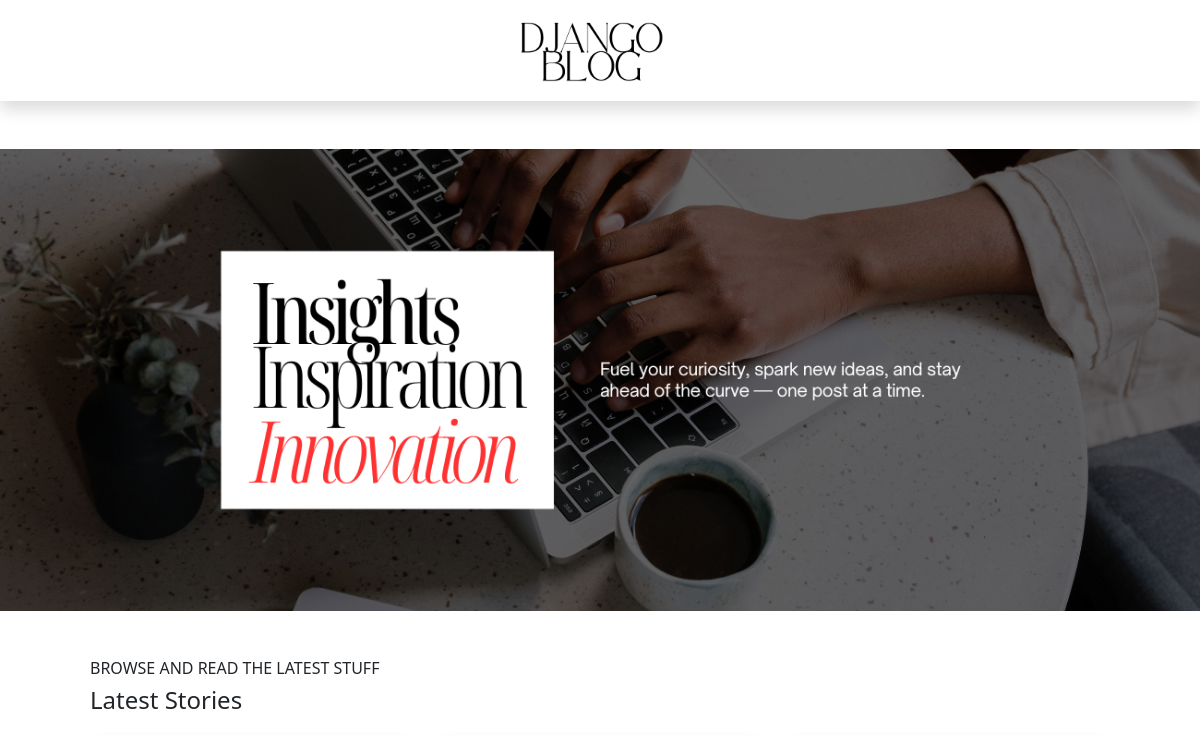
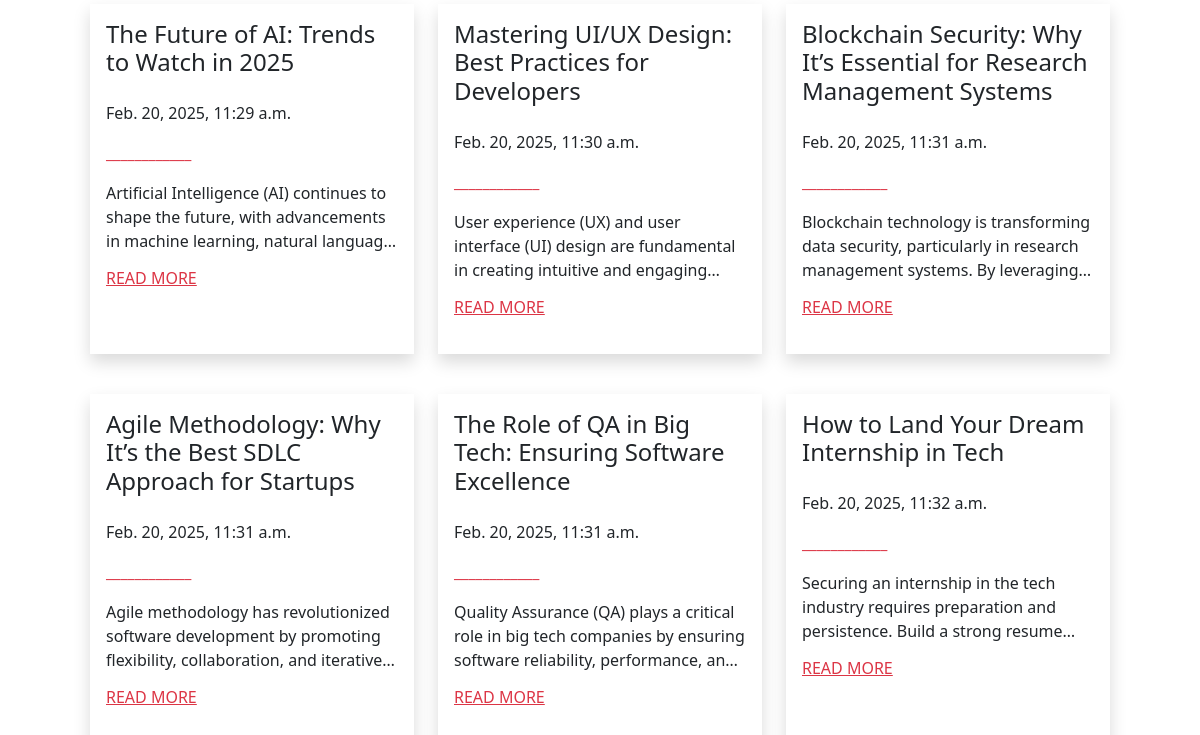
Page /new/ on the earlier database version (2 pictures, top to bottom).
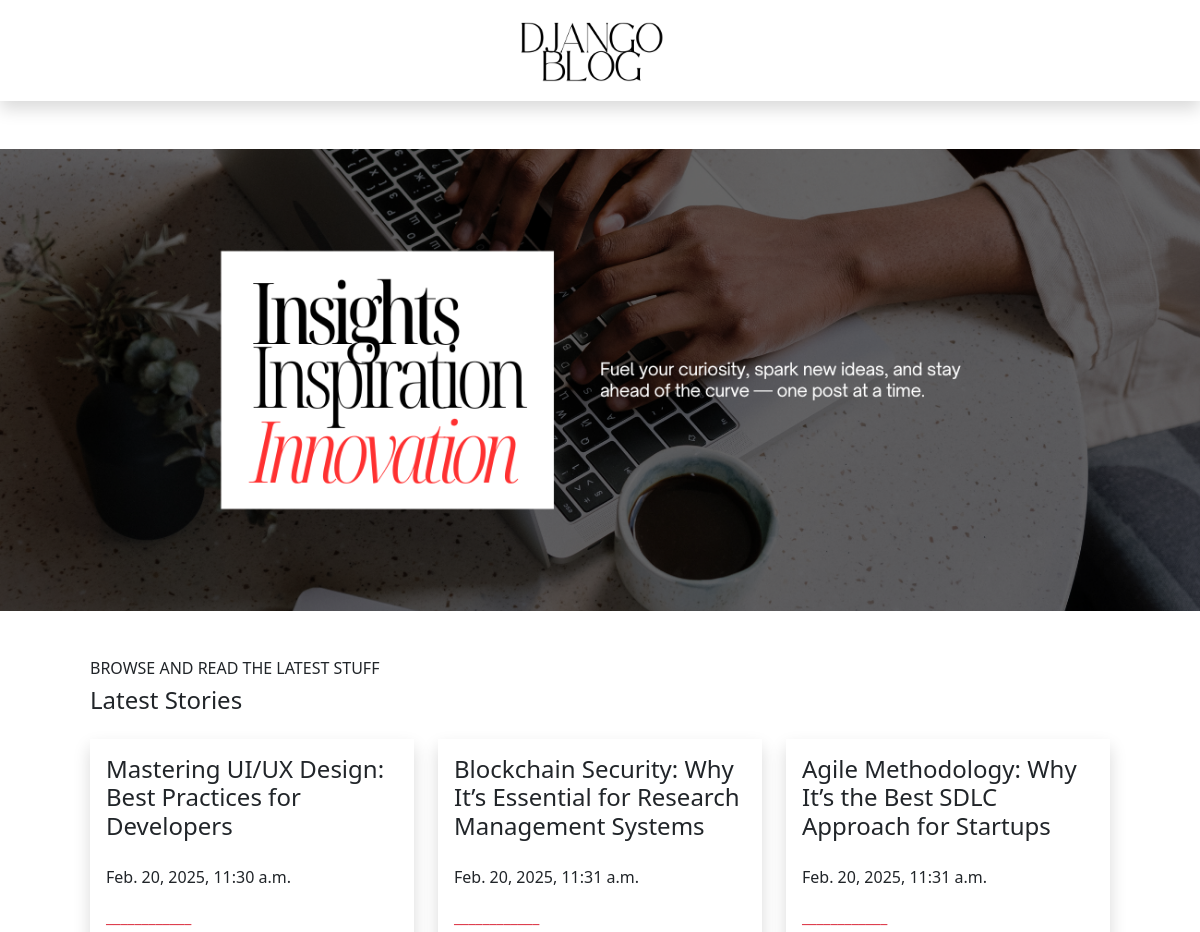
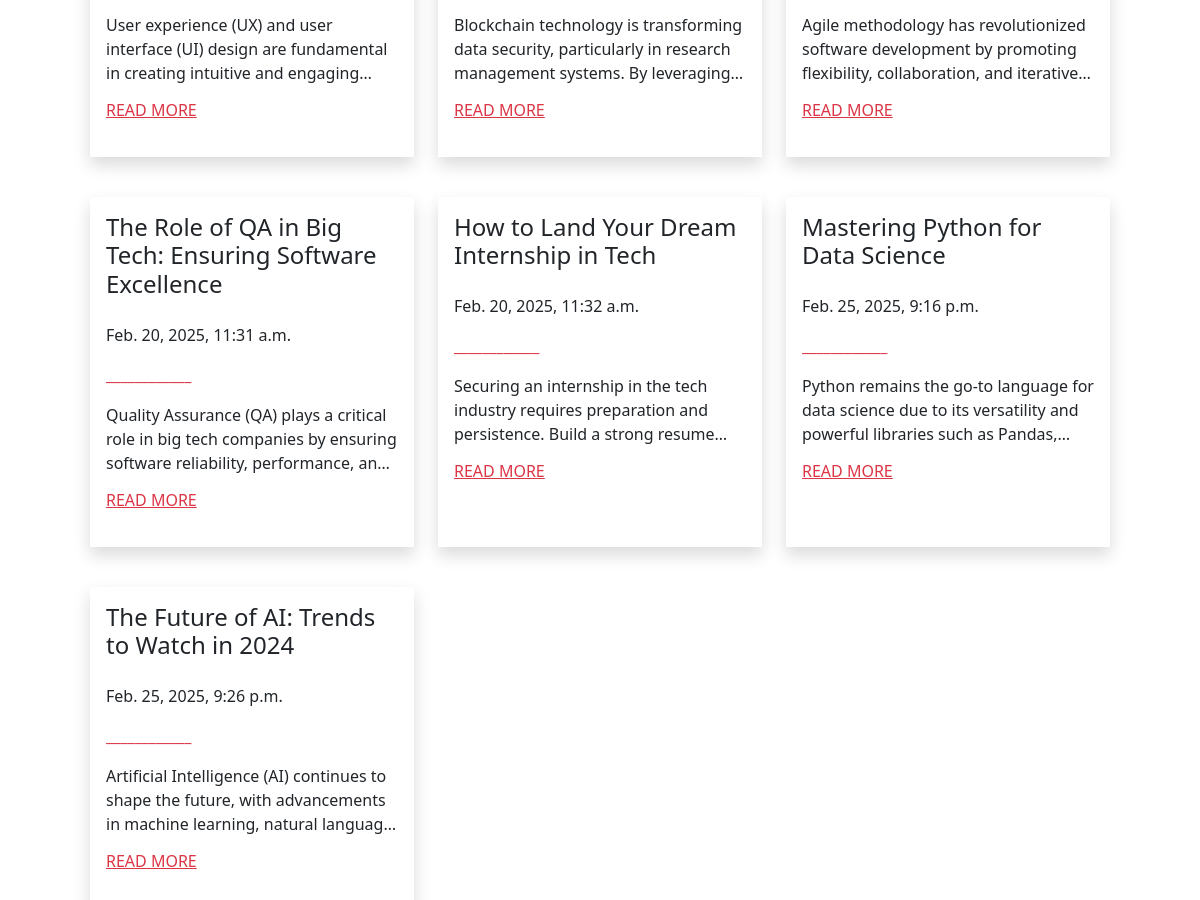
Same page on the later database version (2 pictures, top to bottom).
### blog/models.py (models this page shows, shortened)
class Post(models.Model):
    author = models.ForeignKey(settings.AUTH_USER_MODEL, on_delete=models.CASCADE)
    title = models.CharField(max_length=200)
    text = models.TextField()
    created_date = models.DateTimeField(default=timezone.now)
    published_date = models.DateTimeField(blank=True, null=True)

### blog/views.py (the view)
# urls.py: path('new/', views.new_blog, name='new_blog')
def new_blog(request):
    posts = Post.objects.filter(published_date__lte=timezone.now()).order_by('published_date')
    return render(request, 'new/new_blog.html', {'posts': posts})

### blog/templates/new/new_blog.html
{% extends 'new/base.html' %}
{% load static %}
{% block content %}
    <div class="d-flex justify-content-center py-5">
        <img src="{% static 'banner4.png' %}" class="img-fluid" alt="Banner">
    </div>
    <main class="container">
        <div class="row px-5">
            <h6>BROWSE AND READ THE LATEST STUFF</h6>
            <h4>Latest Stories</h4>
            {% for post in posts %}
                <div class="col-md-4 mb-4 pt-3">
                    <article class="post p-3 shadow" style="height: 350px; display: flex; flex-direction: column;">
                        <h4>{{ post.title }}</h4>
                        <div class="py-3">
                            <time class="date">
                                {{ post.published_date }}
                            </time>
                        </div>
                        <p class="text-danger text-decoration-none">____________</p>
                        <p style="overflow: hidden; text-overflow: ellipsis; display: -webkit-box; -webkit-line-clamp: 3; -webkit-box-orient: vertical; margin: 0;">
                            {{ post.text|linebreaksbr }}
                        </p>
                        <h6 class="pt-3">
                            <a href="{% url 'new_detail' pk=post.pk %}" class="text-danger">READ MORE</a>
                        </h6>
                    </article>
                </div>
            {% endfor %}
        </div>
    </main>
{% endblock %}

Differences in the rows shown:
added Post: title "Mastering Python for Data Science", published_date "Feb. 25, 2025, 9:16 p.m.", text "Python remains the go-to language for data science due to its versatility and powerful libraries such as…"
changed Post: title "The Future of AI: Trends to Watch in 2025" → "The Future of AI: Trends to Watch in 2024"; published_date "Feb. 20, 2025, 11:29 a.m." → "Feb. 25, 2025, 9:26 p.m."; moves down the list
